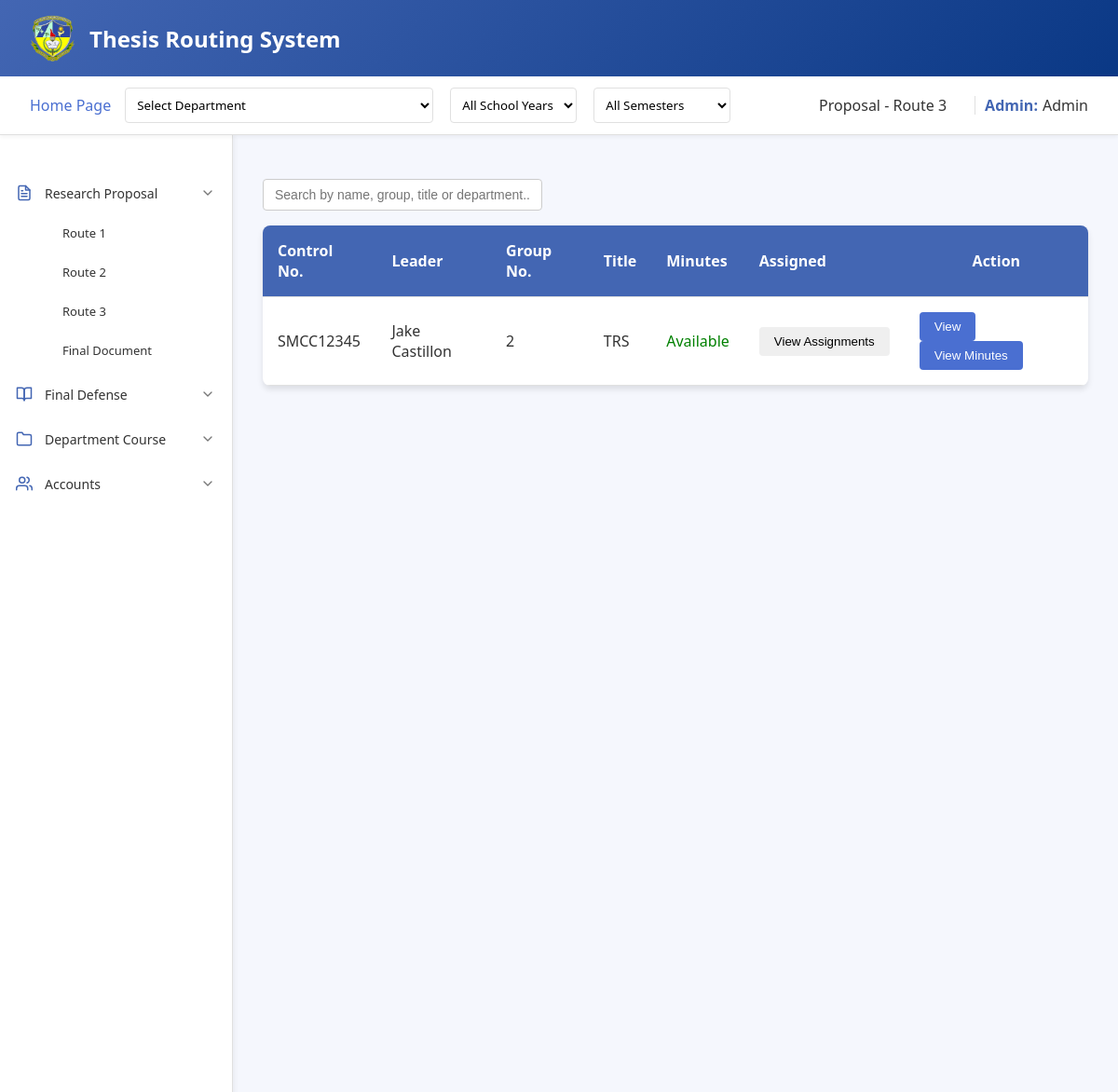
Screenshot of /admin/homepage/titleproposal/route3.php (signed in) with the database file from the repository.
### tables this page shows
CREATE TABLE `route3proposal_files` (
  `route3_id` int(11) NOT NULL,
  `student_id` varchar(50) DEFAULT NULL,
  `docuRoute3` varchar(255) DEFAULT NULL,
  `panel1_id` varchar(50) DEFAULT NULL,
  `panel2_id` varchar(50) DEFAULT NULL,
  `panel3_id` varchar(50) DEFAULT NULL,
  `panel4_id` varchar(50) DEFAULT NULL,
  `department` varchar(100) DEFAULT NULL,
  `date_submitted` datetime DEFAULT NULL,
  `adviser_id` int(255) NOT NULL,
  `controlNo` varchar(255) NOT NULL,
  `fullname` varchar(255) NOT NULL,
  `group_number` int(255) NOT NULL,
  `title` varchar(255) NOT NULL,
  `school_year` varchar(255) NOT NULL,
  `panel5_id` varchar(255) NOT NULL,
  `minutes` varchar(255) NOT NULL,
  `routeNumber` varchar(255) NOT NULL
);

### admin/homepage/titleproposal/route3.php (the view, shortened to what this page needs)
<?php
include '../../../connection.php';
function getPanelName($conn, $panel_id) {
    $stmt = $conn->prepare("SELECT fullname FROM panel WHERE panel_id = ?");
    $stmt->bind_param("i", $panel_id);
    $stmt->execute();
    $result = $stmt->get_result();
    if ($result->num_rows > 0) {
        $row = $result->fetch_assoc();
        return $row['fullname'];
    }
    return "";
}
function getAdviserName($conn, $adviser_id) {
    $stmt = $conn->prepare("SELECT fullname FROM adviser WHERE adviser_id = ?");
    $stmt->bind_param("i", $adviser_id);
    $stmt->execute();
    $result = $stmt->get_result();
    if ($result->num_rows > 0) {
        $row = $result->fetch_assoc();
        return $row['fullname'];
    }
    return "";
}
$files = [];
$sqlQuery = "SELECT
    r3.docuRoute3 AS filepath,
    r3.docuRoute3 AS filename,
    r3.date_submitted,
    r3.controlNo,
    r3.group_number,
    r3.fullname,
    r3.title,
    r3.student_id,
    r3.panel1_id,
    r3.panel2_id,
    r3.panel3_id,
    r3.panel4_id,
    r3.panel5_id,
    r3.adviser_id,
    r3.route3_id,
    r3.department,
    r1.minutes
 FROM route3proposal_files r3
 LEFT JOIN route1proposal_files r1 ON r3.student_id = r1.student_id
 WHERE 1=1";
$fileStmt = $conn->prepare($sqlQuery);
if ($fileStmt === false) {
    echo "Error preparing statement: " . $conn->error;
} else {
    $fileStmt->execute();
    $fileResult = $fileStmt->get_result();
    while ($row = $fileResult->fetch_assoc()) {
        $files[] = [
            'filepath' => $row['filepath'],
            'filename' => $row['filename'],
            'controlNo' => $row['controlNo'],
            'group_number' => $row['group_number'],
            'fullname' => $row['fullname'],
            'student_id' => $row['student_id'],
            'panel1_id' => $row['panel1_id'],
            'panel2_id' => $row['panel2_id'],
            'panel3_id' => $row['panel3_id'],
            'panel4_id' => $row['panel4_id'],
            'panel5_id' => $row['panel5_id'],
            'adviser_id' => $row['adviser_id'],
            'title' => $row['title'],
            'route3_id' => $row['route3_id'],
            'department' => $row['department'],
            'minutes' => $row['minutes']
        ];
    }
}
?>
<!DOCTYPE html>
<html lang="en">
<head>
    <link rel="stylesheet" href="proposalstyle.css">
</head>
<body>
    <div class="container">
        <header class="header">
            <div class="logo-container">
                <img src="../../../assets/logo.png" alt="SMCC Logo">
                <div class="logo">Thesis Routing System</div>
            </div>
        </header>
        <div class="top-bar" style="position: sticky; top: 0; z-index: 100;">
            <div class="navigation">
                <div class="homepage">
                    <a href="../homepage.php">Home Page</a>
                </div>
                <div class="dropdown-container">
                    <form method="POST" style="display: inline;">
                        <select name="department" onchange="this.form.submit()">
                            <option value="">Select Department</option>
                        </select>
                    </form>
                    <form method="POST" style="display: inline; margin-left: 10px;">
                        <select name="school_year" onchange="this.form.submit()">
                            <option value="">All School Years</option>
                        </select>
                    </form>
                    <form method="POST" style="display: inline; margin-left: 10px;">
                        <select name="semester" onchange="this.form.submit()">
                            <option value="">All Semesters</option>
                        </select>
                    </form>
                </div>
            </div>
            <div class="user-info">
                <div class="routeNo" style="margin-right: 20px;">Proposal - Route 3</div>
                <span class="role">Admin:</span>
                <span class="user-name">
                    <?php echo isset($_SESSION['fullname']) ? $_SESSION['fullname'] : 'Guest'; ?>
                </span>
            </div>
        </div>
        <div class="main-content">
            <nav class="sidebar">
                <nav class="nav-menu">
                    <div class="menu-item dropdown">
                        <div class="menu-header">
                            <div class="icon">
                            </div>
                            <span>Research Proposal</span>
                            <div class="dropdown-icon expanded">
                                <svg xmlns="http://www.w3.org/2000/svg" viewBox="0 0 24 24" fill="none" stroke="currentColor" stroke-width="2" stroke-linecap="round" stroke-linejoin="round">
                                    <polyline points="6 9 12 15 18 9"></polyline>
                                </svg>
                            </div>
                        </div>
                        <div class="dropdown-content show">
                            <a href="../titleproposal/route1.php" class="submenu-item">Route 1</a>
                            <a href="../titleproposal/route2.php" class="submenu-item">Route 2</a>
                            <a href="../titleproposal/route3.php" class="submenu-item">Route 3</a>
                            <a href="../titleproposal/finaldocu.php" class="submenu-item">Final Document</a>
                        </div>
                    </div>
                    <div class="menu-item dropdown">
                        <div class="menu-header">
                            <div class="icon">
                                <svg xmlns="http://www.w3.org/2000/svg" viewBox="0 0 24 24" fill="none" stroke="currentColor" stroke-width="2" stroke-linecap="round" stroke-linejoin="round">
                                    <path d="M2 3h6a4 4 0 0 1 4 4v14a3 3 0 0 0-3-3H2z"></path>
                                    <path d="M22 3h-6a4 4 0 0 0-4 4v14a3 3 0 0 1 3-3h7z"></path>
                                </svg>
                            </div>
                            <span>Final Defense</span>
                            <div class="dropdown-icon">
                                <svg xmlns="http://www.w3.org/2000/svg" viewBox="0 0 24 24" fill="none" stroke="currentColor" stroke-width="2" stroke-linecap="round" stroke-linejoin="round">
                                    <polyline points="6 9 12 15 18 9"></polyline>
                                </svg>
                            </div>
                        </div>
                    </div>
                    <div class="menu-item dropdown">
                        <div class="menu-header">
                            <div class="icon">
                                <svg xmlns="http://www.w3.org/2000/svg" viewBox="0 0 24 24" fill="none" stroke="currentColor" stroke-width="2" stroke-linecap="round" stroke-linejoin="round">
                                    <path d="M22 19a2 2 0 0 1-2 2H4a2 2 0 0 1-2-2V5a2 2 0 0 1 2-2h5l2 3h9a2 2 0 0 1 2 2z"></path>
                                </svg>
                            </div>
                            <span>Department Course</span>
                            <div class="dropdown-icon">
                                <svg xmlns="http://www.w3.org/2000/svg" viewBox="0 0 24 24" fill="none" stroke="currentColor" stroke-width="2" stroke-linecap="round" stroke-linejoin="round">
                                    <polyline points="6 9 12 15 18 9"></polyline>
                                </svg>
                            </div>
                        </div>
                    </div>
                    <div class="menu-item dropdown">
                        <div class="menu-header">
                            <div class="icon">
                            </div>
                            <span>Accounts</span>
                            <div class="dropdown-icon">
                                <svg xmlns="http://www.w3.org/2000/svg" viewBox="0 0 24 24" fill="none" stroke="currentColor" stroke-width="2" stroke-linecap="round" stroke-linejoin="round">
                                    <polyline points="6 9 12 15 18 9"></polyline>
                                </svg>
                            </div>
                        </div>
                    </div>
                </nav>
            </nav>
            <div class="content" id="content-area">
                <div class="search-container">
                    <input type="text" id="searchInput" class="search-box" placeholder="Search by name, group, title or department..." onkeyup="searchTable()">
                </div>
                <form id="submission-form" action="route3.php" method="POST">
                    <table>
                        <thead>
                            <tr>
                                <th>Control No.</th>
                                <th>Leader</th>
                                <th>Group No.</th>
                                <th>Title</th>
                                <th>Minutes</th>
                                <th>Assigned</th>
                                <th class='action-label'>Action</th>
                            </tr>
                        </thead>
    <tbody id="file-list">
        <?php if (!empty($files)): ?>
            <?php foreach ($files as $file): ?>
                <?php
                    $filepath = htmlspecialchars($file['filepath'], ENT_QUOTES);
                    $controlNo = htmlspecialchars($file['controlNo'] ?? '', ENT_QUOTES);
                    $fullname = htmlspecialchars($file['fullname'] ?? '', ENT_QUOTES);
                    $group_number = htmlspecialchars($file['group_number'] ?? '', ENT_QUOTES);
                    $student_id = htmlspecialchars($file['student_id'] ?? '', ENT_QUOTES);
                    $title = htmlspecialchars($file['title'] ?? '', ENT_QUOTES);
                    $assigned_panels = [];
                    for ($i = 1; $i <= 5; $i++) {
                        $panel_id_key = "panel{$i}_id";
                        if (!empty($file[$panel_id_key])) {
                            $panel_name = getPanelName($conn, $file[$panel_id_key]);
                            if (!empty($panel_name)) {
                                $assigned_panels[] = ["name" => $panel_name, "position" => "Panel $i"];
                            }
                        }
                    }
                    $adviser_name = "";
                    $adviser_id = !empty($file['adviser_id']) ? $file['adviser_id'] : "";
                    if (!empty($adviser_id)) {
                        $adviser_name = getAdviserName($conn, $adviser_id);
                    }
                    $has_panels = !empty($assigned_panels);
                    $has_adviser = !empty($adviser_name);
                    if ($has_panels && $has_adviser) {
                        $assignment_status = "View Assignments";
                    } elseif ($has_panels) {
                        $assignment_status = "View Panelists";
                    } elseif ($has_adviser) {
                        $assignment_status = "View Adviser";
                    } else {
                        $assignment_status = "Not Assigned";
                    }
                    $fileData = [
                        'filepath' => $filepath,
                        'panel1_id' => $file['panel1_id'] ?? '',
                        'panel2_id' => $file['panel2_id'] ?? '',
                        'panel3_id' => $file['panel3_id'] ?? '',
                        'panel4_id' => $file['panel4_id'] ?? '',
                        'panel5_id' => $file['panel5_id'] ?? '',
                        'adviser_id' => $adviser_id
                    ];
                    $assignmentData = [
                        'panels' => $assigned_panels,
                        'adviser' => $adviser_name
                    ];
                ?>
                <tr>
                    <td><?= $controlNo ?></td>
                    <td><?= $fullname ?></td>
                    <td><?= $group_number ?></td>
                    <td><?= $title ?></td>
                    <td>
                        <?php
                        $minutesStatus = $file['minutes'] ? '<span style="color: green;">Available</span>' : '<span style="color: red;">Not Available</span>';
                        echo $minutesStatus;
                        ?>
                    </td>
                    <td>
                        <button type="button" class="assignment-button <?= ($has_panels || $has_adviser) ? '' : 'not-assigned' ?>"
                                onclick="showAssignmentDetails(
                                    <?= htmlspecialchars(json_encode($assignmentData), ENT_QUOTES) ?>,
                                    <?= htmlspecialchars(json_encode($fileData), ENT_QUOTES) ?>
                                )">
                            <?= $assignment_status ?>
                        </button>
                    </td>
                    <td>
                        <button type="button" class="view-button" onclick="viewFile('<?= $filepath ?>', '<?= $student_id ?>', '<?= $file['route3_id'] ?? '' ?>')">View</button>
                        <?php if ($file['minutes']): ?>
                        <button type="button" class="view-button" onclick="viewMinutes('<?= htmlspecialchars($file['minutes'], ENT_QUOTES) ?>')">View Minutes</button>
                        <?php endif; ?>
                    </td>
                </tr>
            <?php endforeach; ?>
        <?php else: ?>
            <tr>
                <td colspan="8" style="text-align: center;">No files found.</td>
            </tr>
        <?php endif; ?>
    </tbody>
                    </table>
                </form>
            </div>
        </div>
    </div>
</html>

### rows the page displays
route3proposal_files: controlNo "SMCC12345", fullname "Jake Castillon", group_number "2", title "TRS", assignment_status "View Assignments"

### other values shown
$_SESSION['fullname'] "Admin"
